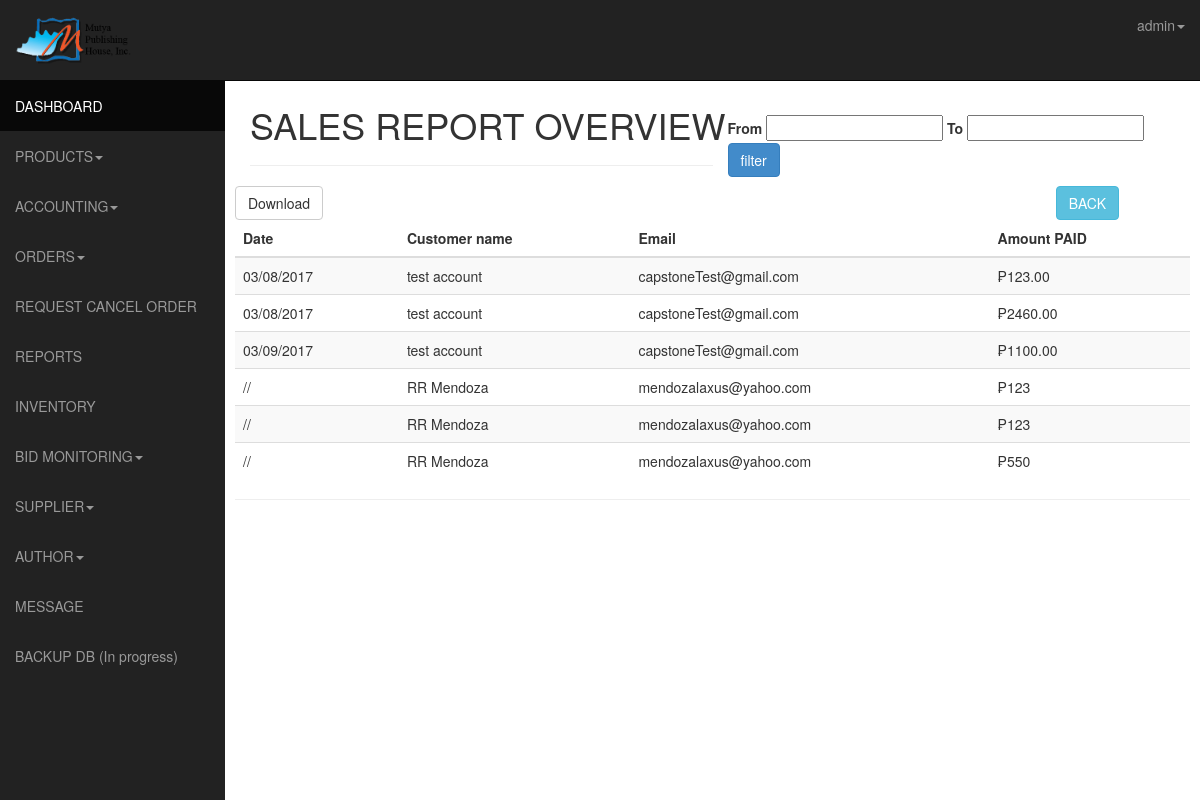
/admin/sales_report.php (signed in), run on an earlier commit of the app's database.
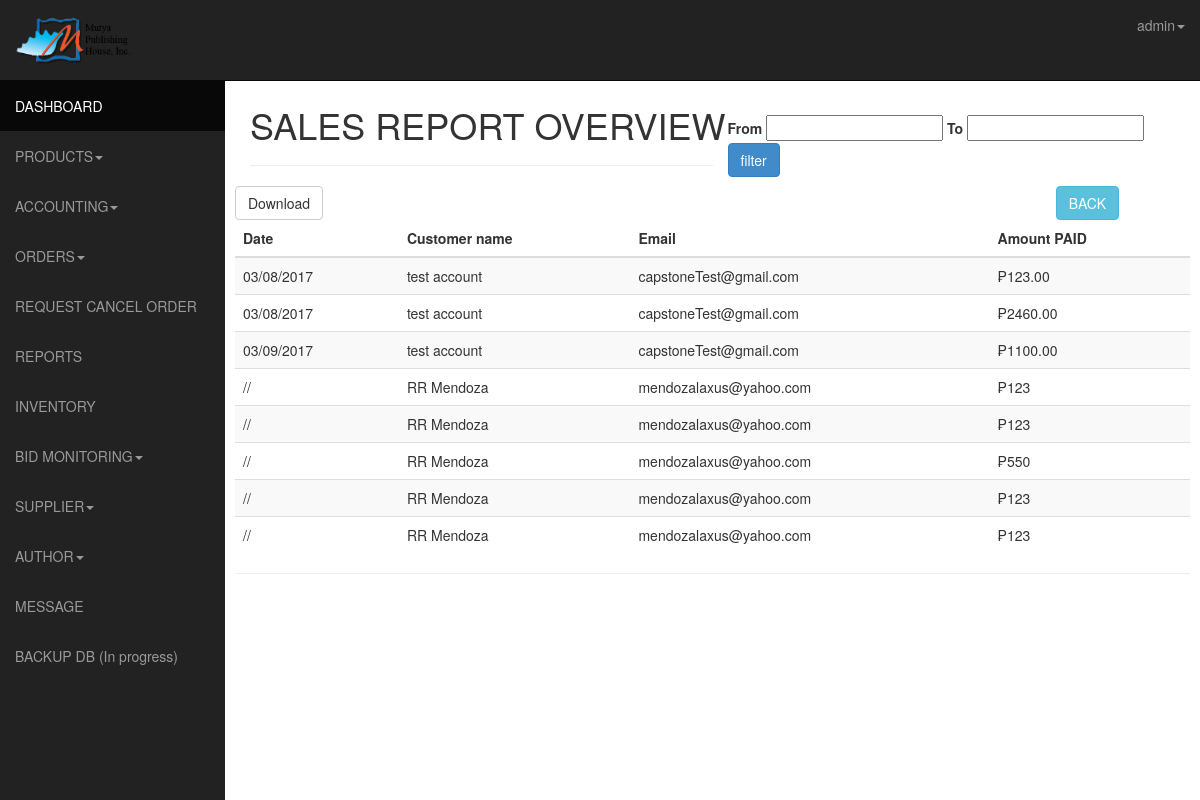
And on a later commit of the database.
### tables this page shows
CREATE TABLE IF NOT EXISTS `transactions` (
  `id` int(11) NOT NULL AUTO_INCREMENT,
  `user_id` int(11) NOT NULL,
  `product_id_array` varchar(255) NOT NULL,
  `payer_email` varchar(255) NOT NULL,
  `first_name` varchar(255) NOT NULL,
  `last_name` varchar(255) NOT NULL,
  `month` varchar(4) NOT NULL,
  `day` varchar(4) NOT NULL,
  `year` varchar(4) NOT NULL,
  `payment_date` timestamp NOT NULL DEFAULT CURRENT_TIMESTAMP ON UPDATE CURRENT_TIMESTAMP,
  `mc_gross` varchar(255) NOT NULL,
  `payment_currency` varchar(255) NOT NULL,
  `receiver_email` varchar(255) NOT NULL,
  `payment_type` varchar(255) NOT NULL,
  `payment_status` varchar(255) NOT NULL,
  `txn_type` varchar(255) NOT NULL,
  `payer_status` varchar(255) NOT NULL,
  `address_street` varchar(255) NOT NULL,
  `address_city` varchar(255) NOT NULL,
  `address_state` varchar(255) NOT NULL,
  `address_zip` varchar(255) NOT NULL,
  `address_country` varchar(255) NOT NULL,
  `address_status` varchar(255) NOT NULL,
  `notify_version` varchar(255) NOT NULL,
  `verify_sign` varchar(255) NOT NULL,
  `payer_id` varchar(255) NOT NULL,
  `mc_currency` varchar(255) NOT NULL,
  `mc_fee` varchar(255) NOT NULL,
  `txn_id` varchar(255) NOT NULL,
  `qty` int(11) NOT NULL,
  PRIMARY KEY (`id`)
);

### admin/sales_report.php (the view, shortened to what this page needs)
<!DOCTYPE html>
<html lang="en">
  <head>
    <link href="css/bootstrap.css" rel="stylesheet">
    <link href="css/sb-admin.css" rel="stylesheet">-->
    <link rel="stylesheet" href="css/morris-0.4.3.min.css">
   <link rel="stylesheet" href="http://code.jquery.com/ui/1.10.3/themes/smoothness/jquery-ui.css">
    <link rel="stylesheet" href="/resources/demos/style.css" />
  </head>
  <body>
    <div id="wrapper">
      <nav class="navbar navbar-inverse  navbar-fixed-top" role="navigation">
      <?php include 'template/sidebar.php';?>
		<?php include 'template/top.php';?>
      </nav>
      <div id="page-wrapper">
        <div class="row">
          <div class="col-lg-12">
            <h1>SALES REPORT OVERVIEW <small></small></h1>
            <div class="col-lg-6 pull-right" style="margin-top:-40px;">
              <form action="" method="post"><label for="from">From</label>
			         <input type="text" id="from" name="date2" />
			         <label for="to">To</label>
			         <input type="text" id="to" name="date1" />
			         <input type="submit" name="submit" class="btn btn-primary" value="filter"/> </form>
            </div>
           <hr>
          </div>
        </div>
       <div class="row">
       <div class="row">
            <div class="col-lg-10">
              <button onclick="window.location='excel_download.php?sales_rep=print'" target="_blank" class="btn btn-default">Download</button>
           </div>
           <div class="col-lg-2 pull-right">
              <button onclick="window.location='reports.php'" class="btn btn-info">BACK</button>
           </div>
       </div>
        <div class="table-responsive">
        <table class="table table-striped">
          <thead>
     <th>Date</th>
  <th>Customer name</th>
    <th>Email</th>
    <th>Amount PAID</th>
	 		    </thead>
          <tbody>
     <?php
$month = date('m');
$day = date('d');
$year = date('Y');
$output = "";
$todayQuery= mysql_query("SELECT * FROM transactions ORDER BY id");
			if (mysql_num_rows($todayQuery)==0){
         $output .= "<tr ><td colspan='5'><div class='alert alert-warning'>No order for this date ($month/$day/$year)</div></td></tr>";
}
else {
        while($row = mysql_fetch_array($todayQuery)){
          $first_name = $row['first_name'];
		  $last_name = $row['last_name'];
		  $payer_email = $row['payer_email'];
		  $mc_gross = $row['mc_gross'];
		  $day = $row['day'];
          $month = $row['month'];
          $year = $row['year'];
		   $output .= "<tr>";
          $output .= '<td>'.$month.'/'.$day.'/'.$year.'</td>';
          $output .= '<td>'.$first_name.' '.$last_name.'</td>';
         $output .=   '<td> '.$payer_email.'</td>';
         $output .= '<td> &#8369;'.$mc_gross.'</td>';
        }
}
 ?>
 <?php echo $output ?>
      </tbody>
      </table>
      <hr />
      </div>
    </div>
  </body>
</html>

What changed in the data, as far as the page shows it:
added transactions: first_name "RR", last_name "Mendoza", payer_email "mendozalaxus@yahoo.com", mc_gross "123"
added transactions: first_name "RR", last_name "Mendoza", payer_email "mendozalaxus@yahoo.com", mc_gross "123"
